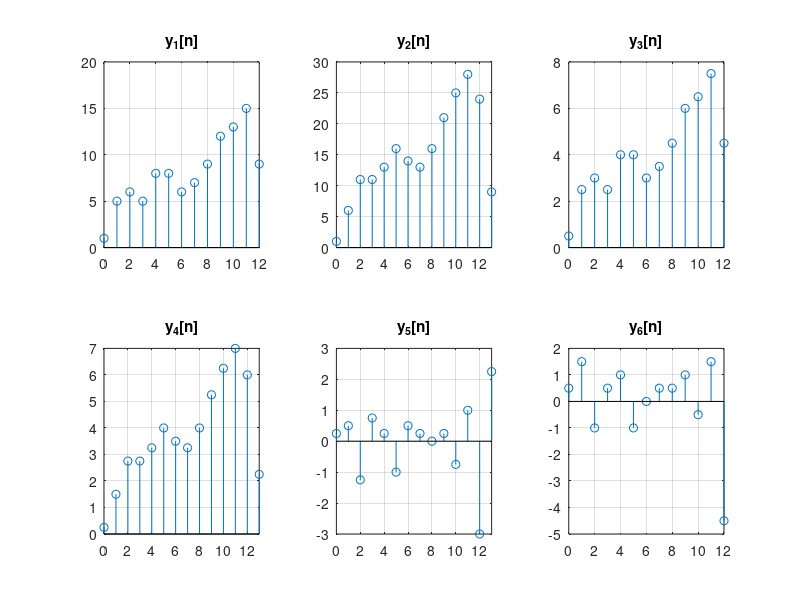
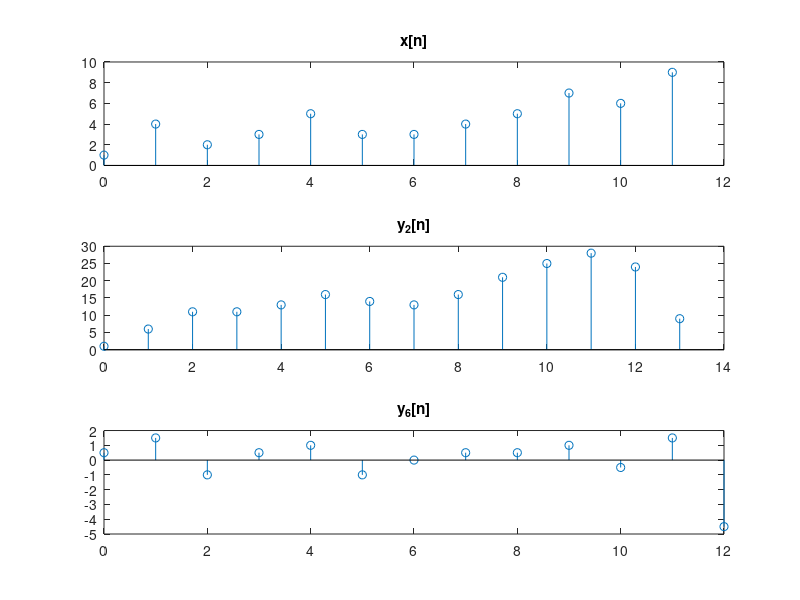

Source code (MATLAB) for these figures, in order:
% Tecnologico de Costa Rica
% EL5805 Digital Signal Processing
% Author: Ronald Rios Pineda
% Octave 7.2.0 on macOS Ventura 13.0.1
% Lab 05
% Description: Convolution using circshift 

addpath(pwd)

function [n,y] = my_conv(x,h)
    n = 0:length(x)+length(h)-2;
    y = zeros(1,length(n));
    xs = [zeros(1,length(h)-1),x];
    hs = [flip(h),zeros(1,length(x)-1)];
    for i=0:length(y)-1
        y(i+1) = circshift(hs,i) * xs'; 
    end
end

function my_plot(n,x,i,s)
    subplot(2,3,i)
    stem(n,x)
    title(['y_',num2str(i),'[n]'])
    xlim([0, s])
    grid on
end

x = [1 4 2 3 5 3 3 4 5 7 6 9];
n = 0:length(x)-1;

h1 = [1 1];
h2 = [1 2 1];
h3 = [1/2 1/2];
h4 = [1/4 1/2 1/4];
h5 = [1/4 -1/2 1/4];
h6 = [1/2 -1/2];

fig1 = figure('name','Convolution');
clf;

[n1,y1] = my_conv(x,h1);
my_plot(n1,y1,1,n1(end)) % h[n] = 1 1 

[n2,y2] = my_conv(x,h2);
my_plot(n2,y2,2,n2(end)) % h[n] = 1 2 1

[n3,y3] = my_conv(x,h3);
my_plot(n3,y3,3,n3(end)) % h[n] = 1/2 1/2

[n4,y4] = my_conv(x,h4);
my_plot(n4,y4,4,n4(end)) % h[n] = 1/4 1/2 1/4

[n5,y5] = my_conv(x,h5);
my_plot(n5,y5,5,n5(end)) % h[n] = 1/4 -1/2 1/4

[n6,y6] = my_conv(x,h6);
my_plot(n6,y6,6,n6(end)) % h[n] = 1/2 -1/2

fig2 = figure('name','Convolution');
clf;
subplot(3,1,1)
stem(n,x)
title(['x[n]'])
subplot(3,1,2)
stem(n2,y2)
title(['y_2[n]'])
subplot(3,1,3)
stem(n6,y6)
title(['y_6[n]'])

% a)
% The systems h1 and h2 have a soft output, like a low-pass filter, but 
% h2 makes a softer output than h1. The systems h3 and h4 have a soft 
% output too, like h1 and h2, but h3 is equal to h1 with a scale factor 
% of 1/2 and h4 is equal to h2 with a scale factor of 1/4.

% b)
% The impulse response of h4 is the same of h2 with a scale factor of 
% 1/4, like a LTI system. The soft effect doesn't change with a scale, 
% it only changes with the relationship between the coefficients of the 
% impulse response.

% c)
% The output y5 is different from the other four systems. The output y5
% is like an oscillanting wave, it looks like frequency components near 
% to 1/2, like the highest frequencies in discrete time. This behavior 
% is like a high-pass filter.
  
% d)
% The system h2 is the same system h1 with a scale factor, so the system
% h6 is the same system h5 with a scale factor, so the system h6 has the 
% same high-pass filter behavior. 

